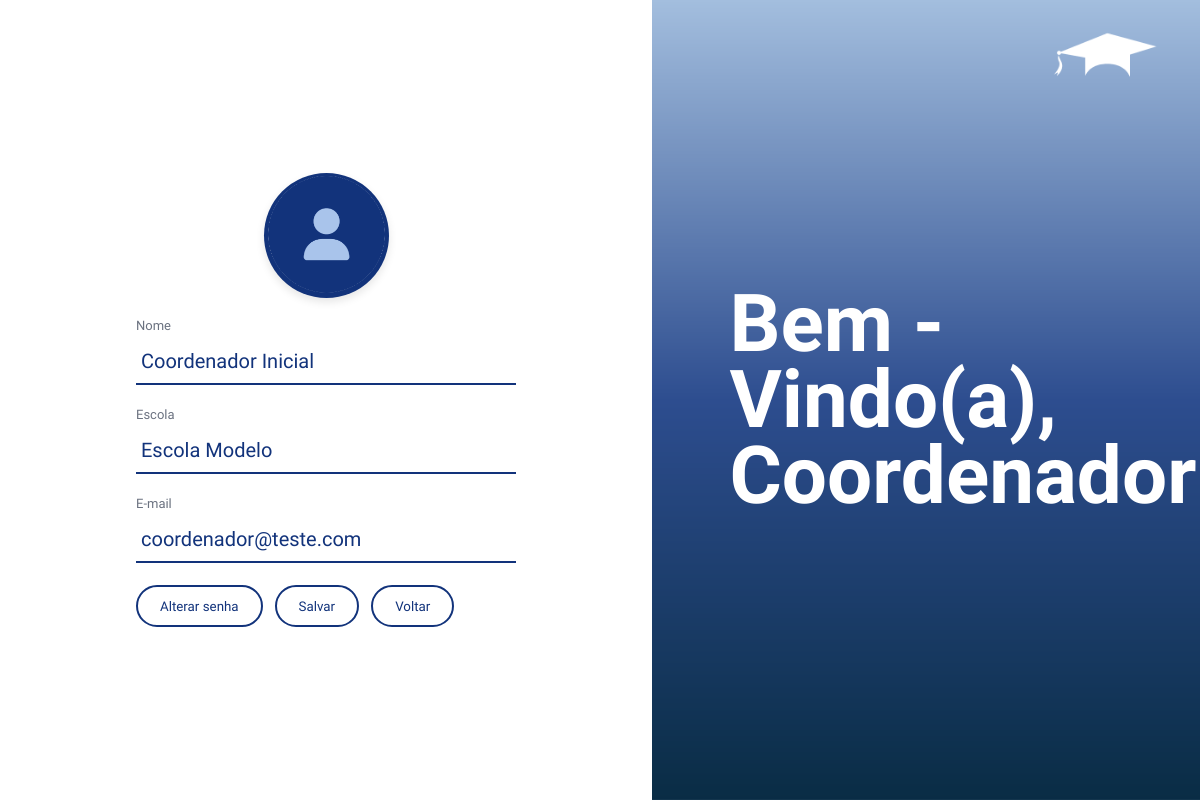
Screenshot of /php/editar_perfil.php (signed in) with the database file from the repository.
### tables this page shows
CREATE TABLE `usuarios` (
  `id` int(11) NOT NULL,
  `nome` varchar(255) NOT NULL,
  `email` varchar(255) NOT NULL,
  `escola` varchar(255) NOT NULL,
  `senha_hash` varchar(255) NOT NULL,
  `cargo` enum('professor','coordenador') NOT NULL DEFAULT 'professor',
  `materias` text NOT NULL,
  `criado_em` datetime NOT NULL DEFAULT current_timestamp()
);

### php/editar_perfil.php (the view, shortened to what this page needs)
<?php
require_once __DIR__ . '/config.php';
$userId = (int) $_SESSION['usuario_id'];
$stmt = $pdo->prepare('SELECT id, nome, email, escola, cargo, materias, senha_hash
                         FROM usuarios
                        WHERE id = :id
                        LIMIT 1');
$stmt->execute([':id' => $userId]);
$usuario = $stmt->fetch(PDO::FETCH_ASSOC);
$nomeVal   = htmlspecialchars($usuario['nome']   ?? '', ENT_QUOTES, 'UTF-8');
$emailVal  = htmlspecialchars($usuario['email']  ?? '', ENT_QUOTES, 'UTF-8');
$escolaVal = htmlspecialchars($usuario['escola'] ?? '', ENT_QUOTES, 'UTF-8');
$primeiro  = htmlspecialchars(explode(' ', $usuario['nome'] ?? 'Usuário')[0], ENT_QUOTES, 'UTF-8');
?>
<!DOCTYPE html>
<html lang="pt-br">
<head>
  <link rel="stylesheet" href="https://cdnjs.cloudflare.com/ajax/libs/font-awesome/6.5.0/css/all.min.css">
</head>
<body>
<div class="container">
  <div class="left">
    <div class="profile-pic"><img src="../assets/perfil_padrao.png" alt="Perfil"></div>
    <form id="formPerfil" method="post" action="">
      <div class="input-container">
        <span class="label">Nome</span>
        <input class="input_perfil" type="text" name="nome" value="<?= $nomeVal ?>" required>
      </div>
      <div class="input-container">
        <span class="label">Escola</span>
        <input class="input_perfil" type="text" name="escola" value="<?= $escolaVal ?>">
      </div>
      <div class="input-container">
        <span class="label">E-mail</span>
        <input class="input_perfil" type="email" name="email" value="<?= $emailVal ?>" required>
      </div>
      <div class="botoes">
        <button type="button" class="btn" id="abrirModalSenha">Alterar senha</button>
        <button type="submit" class="btn">Salvar</button>
        <button type="button" class="btn" onclick="window.location.href='inicio.php'">Voltar</button>
    </div>
    </form>
  </div>
  <div class="right">
    <img class="capelo" src="../assets/capelo_branco.png" alt="Capelo">
    <h1>Bem - Vindo(a),</h1>
    <h1><?= $primeiro ?></h1>
  </div>
</div>
</body>
</html>

### php/editar_perfil.php (style rules this page uses)
* { margin:0; padding:0; box-sizing:border-box; font-family:'Questrial', sans-serif; }
html,body { height:100%; width:100%; }
.container { display:flex; height:100vh; }
.left { flex:1.1; display:flex; flex-direction:column; justify-content:center; align-items:center; padding:40px; background:#fff; position:relative; overflow:hidden; }
.profile-pic { width:125px; height:125px; border-radius:50%; margin-bottom:20px; display:flex; align-items:center; justify-content:center; box-shadow:0 4px 8px rgba(0,0,0,.1); overflow:hidden; background:#12337b; }
.profile-pic img { width:100%; height:100%; object-fit:cover; }
form { width:100%; max-width:380px; }
.input-container { margin-bottom:22px; }
.label { font-size:13px; color:#6b7280; margin-bottom:6px; display:block; }
.input_perfil { width:100%; padding:10px 5px; border:none; border-bottom:2px solid #12337b; background:transparent; outline:none; font-size:20px; color:#12337b; }
.botoes { display:flex; gap:12px; margin-top:8px; }
.btn { height:42px; padding:0 22px; background:transparent; color:#12337b; border:2px solid #12337b; border-radius:25px; cursor:pointer; transition:.2s; }
.right { flex:.9; background-image:url('../assets/fundo_login.png'); background-repeat:no-repeat; background-position:center; background-size:100% 100%; background-attachment:fixed; display:flex; flex-direction:column; justify-content:center; color:#fff; padding:40px; position:relative; }
.right .capelo { position:absolute; top:30px; right:40px; width:110px; }
.right h1 { font-size:80px; padding:0 0 0 8%; line-height:.95; }

### rows the page displays
usuarios: nome "Coordenador Inicial", escola "Escola Modelo", email "coordenador@teste.com", nome "Coordenador"
